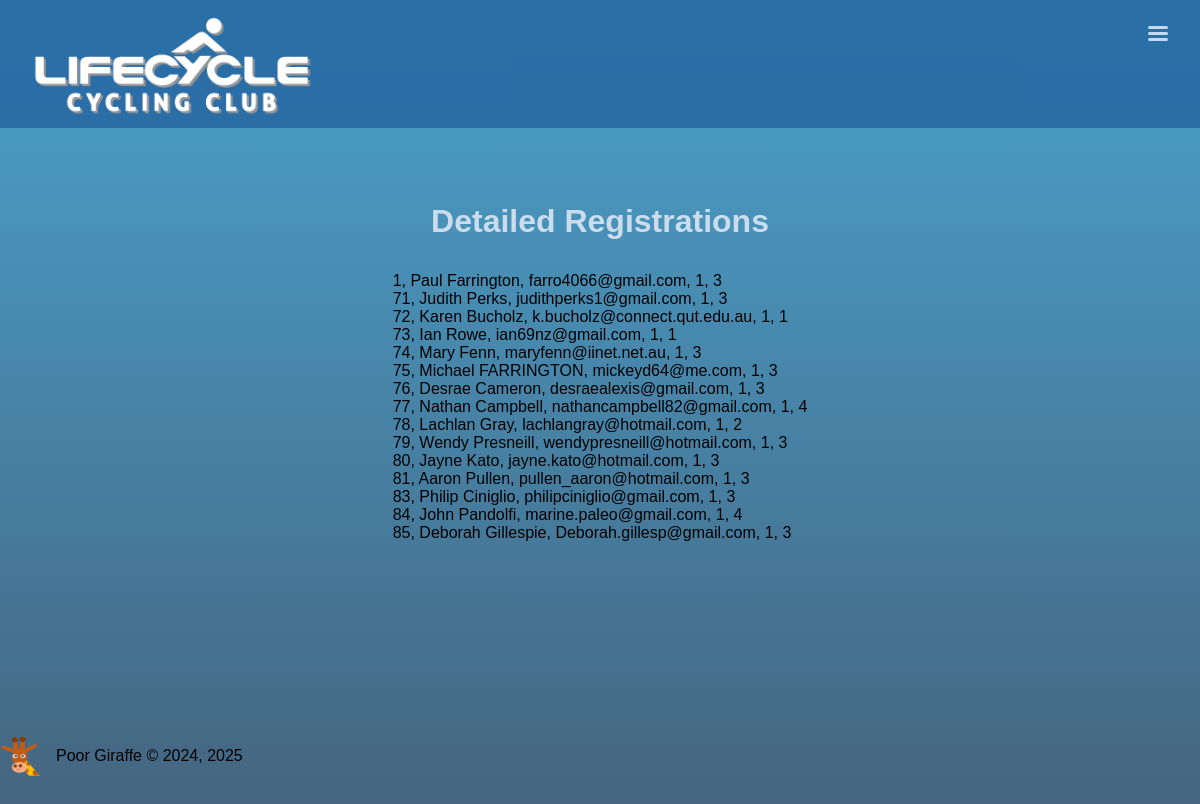
The app's page /detail/, older data.
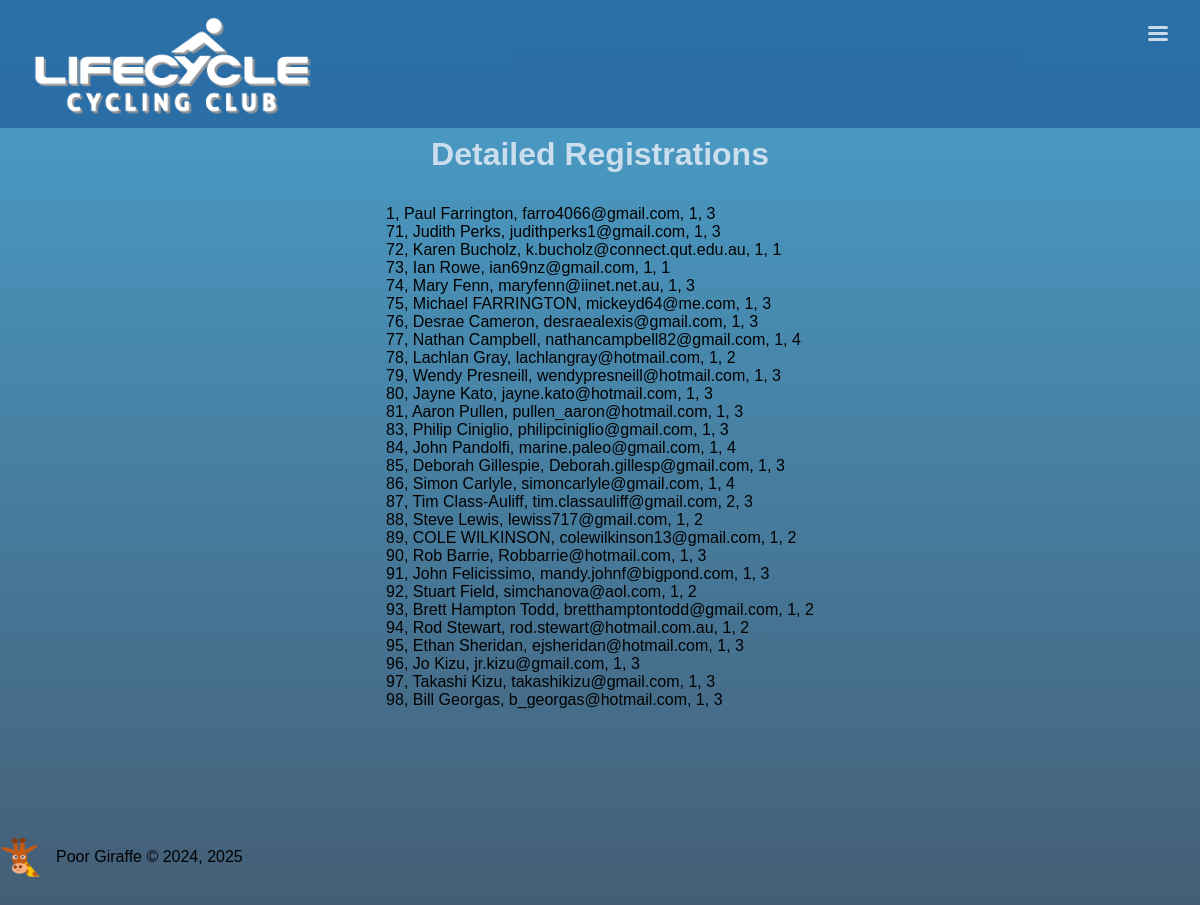
The same page, newer data.
### book/models.py (models this page shows, shortened)
class Registration(models.Model):
	name = models.CharField(max_length=30)
	email = models.EmailField()
	membership = models.ForeignKey(Membership, on_delete=models.CASCADE, null=True)
	status = models.ForeignKey(Status, on_delete=models.CASCADE)
	room = models.ForeignKey(RoomType, on_delete=models.CASCADE)
	notes = models.CharField(max_length=100, blank=True, null=True)
	regdate = models.DateField(auto_now_add = True, blank=True, null=True)

class Status(models.Model):
	status = models.CharField(max_length=20)

class RoomType(models.Model):
	description = models.CharField(max_length=20)
	supplement = models.IntegerField()
	amount = models.DecimalField(max_digits=6, decimal_places=2, blank=True, null=True)
	includes = models.CharField(max_length=200, blank=True, null=True)

### book/views.py (the view)
# urls.py: path('detail/', detailedregistrations, name='detail'),
def detailedregistrations(request):
	registrations = Registration.objects.all().order_by('id')
	context = {
		'registrations': registrations,
	}
	return render(request, 'detailedregistrations.html', context)

### book/template/detailedregistrations.html (shortened to what this page needs)
{% extends 'base.html' %}
{% load static %}
{% block main %}
	<main>
		<h1>Detailed Registrations</h1>
		<div class="comma">
			<ul>
				{% for reg in registrations %}
					<li>{{ reg.id }}, {{ reg.name }}, {{ reg.email }}, {{ reg.status.id }}, {{ reg.room.id }}</li>
				{% endfor %}
			</ul>
		</div>
	</main>
{% endblock %}

Row changes from the older to the newer data that the page shows:
added Registration: id "86", name "Simon Carlyle", email "simoncarlyle@gmail.com", status.id "1", room.id "4"
added Registration: id "87", name "Tim Class-Auliff", email "tim.classauliff@gmail.com", status.id "2", room.id "3"
added Registration: id "88", name "Steve Lewis", email "lewiss717@gmail.com", status.id "1", room.id "2"
added Registration: id "89", name "COLE WILKINSON", email "colewilkinson13@gmail.com", status.id "1", room.id "2"
added Registration: id "90", name "Rob Barrie", email "Robbarrie@hotmail.com", status.id "1", room.id "3"
added Registration: id "91", name "John Felicissimo", email "mandy.johnf@bigpond.com", status.id "1", room.id "3"
added Registration: id "92", name "Stuart Field", email "simchanova@aol.com", status.id "1", room.id "2"
added Registration: id "93", name "Brett Hampton Todd", email "bretthamptontodd@gmail.com", status.id "1", room.id "2"
added Registration: id "94", name "Rod Stewart", email "rod.stewart@hotmail.com.au", status.id "1", room.id "2"
added Registration: id "95", name "Ethan Sheridan", email "ejsheridan@hotmail.com", status.id "1", room.id "3"
added Registration: id "96", name "Jo Kizu", email "jr.kizu@gmail.com", status.id "1", room.id "3"
added Registration: id "97", name "Takashi Kizu", email "takashikizu@gmail.com", status.id "1", room.id "3"
added Registration: id "98", name "Bill Georgas", email "b_georgas@hotmail.com", status.id "1", room.id "3"
